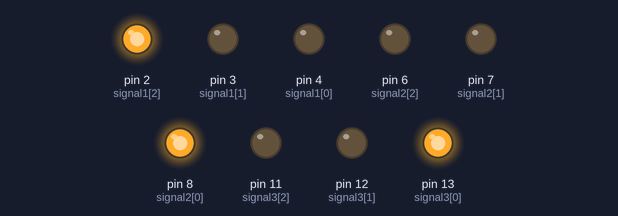
A sketch run on a simulated Arduino Uno, built with avr-gcc and run on an emulated ATmega328P. On the bench: output pins drawn as LEDs (lit = HIGH).

Above: at 0.1 s.
At 5.1 s:
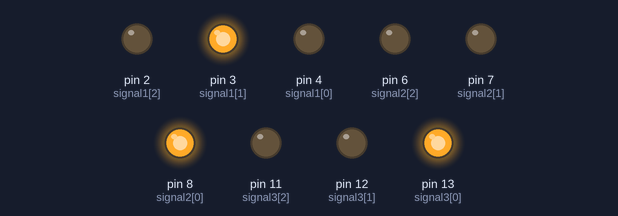
At 12.1 s:
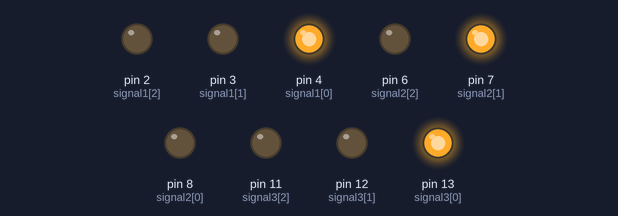
At 14.1 s:
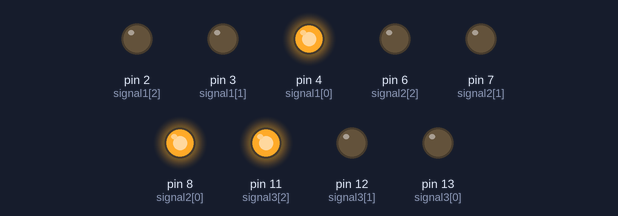
At 19.1 s:
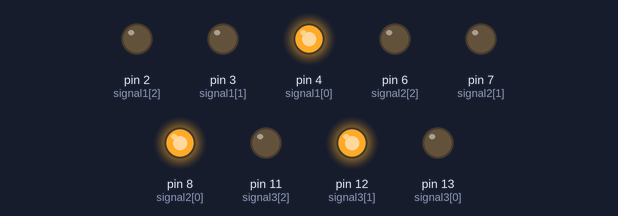
At 35.1 s:
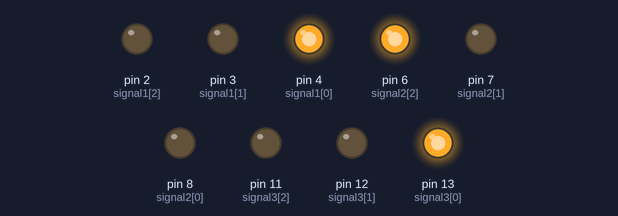
Timing chart, 0 to 36.6 s (numbered marks = the images above):
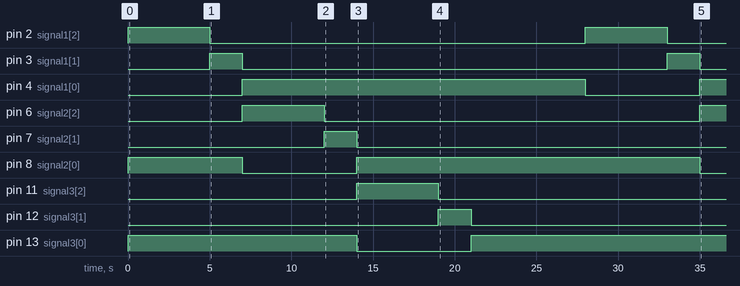

The sketch:

traffic-lights.ino
```cpp
#define redDelay 5000
#define yellowDelay 2000

// First index is for red
int signal1[] = {4, 3, 2};
int signal2[] = {8, 7, 6};
int signal3[] = {13, 12, 11};

void setup() {
  // Declaring all the LED's as output
  for (int i = 0; i < 3; i++) {
    pinMode(signal1[i], OUTPUT);
    pinMode(signal2[i], OUTPUT);
    pinMode(signal3[i], OUTPUT);
  }
}

void loop() {
  digitalWrite(signal1[2], HIGH);
  digitalWrite(signal1[0], LOW);
  digitalWrite(signal2[0], HIGH);
  digitalWrite(signal3[0], HIGH);
  delay(redDelay);

  // Making Green LED at signal 1 LOW and making yellow LED at signal 1 HIGH for 2 seconds
  digitalWrite(signal1[1], HIGH);
  digitalWrite(signal1[2], LOW);
  delay(yellowDelay);
  digitalWrite(signal1[1], LOW);

  // Making Green  LED at signal 2 and red LED's at other signal HIGH
  digitalWrite(signal1[0], HIGH);
  digitalWrite(signal2[2], HIGH);
  digitalWrite(signal2[0], LOW);
  digitalWrite(signal3[0], HIGH);
  delay(redDelay);

  // Making Green LED at signal 2 LOW and making yellow LED at signal 2 HIGH for 2 seconds
  digitalWrite(signal2[1], HIGH);
  digitalWrite(signal2[2], LOW);
  delay(yellowDelay);
  digitalWrite(signal2[1], LOW);

  // Making Green  LED at signal 3 and red LED's at other signal HIGH
  digitalWrite(signal1[0], HIGH);
  digitalWrite(signal2[0], HIGH);
  digitalWrite(signal3[2], HIGH);
  digitalWrite(signal3[0], LOW);
  delay(redDelay);

  // Making Green LED at signal 3 LOW and making yellow LED at signal 3 HIGH for 2 seconds
  digitalWrite(signal3[1], HIGH);
  digitalWrite(signal3[2], LOW);
  delay(yellowDelay);
  digitalWrite(signal3[1], LOW);

  // Making Green  LED at signal 4 and red LED's at other signal HIGH
  digitalWrite(signal1[0], HIGH);
  digitalWrite(signal2[0], HIGH);
  digitalWrite(signal3[0], HIGH);
  delay(redDelay);

  // Making Green LED at signal 4 LOW and making yellow LED at signal 4 HIGH for 2 seconds
  delay(yellowDelay);
}
```

Measured:
- by itself, pin 2 (signal1[2]): alternates HIGH for 5.0 s and LOW for 23.0 s
- by itself, pin 3 (signal1[1]): alternates HIGH for 2.0 s and LOW for 26.0 s
- by itself, pin 4 (signal1[0]): LOW → HIGH at 7.0 s, → LOW 21.0 s later, → HIGH 7.0 s later
- by itself, pin 6 (signal2[2]): LOW → HIGH at 7.0 s, → LOW 5.0 s later, → HIGH 23.0 s later
- by itself, pin 7 (signal2[1]): LOW → HIGH at 12.0 s, → LOW 2.0 s later
- by itself, pin 8 (signal2[0]): LOW → HIGH at 0.00 s, → LOW 7.0 s later, → HIGH 7.0 s later, → LOW 21.0 s later
- by itself, pin 11 (signal3[2]): LOW → HIGH at 14.0 s, → LOW 5.0 s later
- by itself, pin 12 (signal3[1]): LOW → HIGH at 19.0 s, → LOW 2.0 s later
